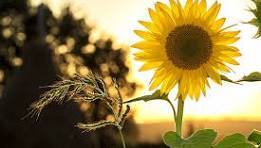
#> input picture flr.jpeg, 261 x 148 px
$ python two.py
#> lines starting #> are read from the running program, lines starting #| are printed output that depends on the picture
import cv2
import numpy as np

# Load the image
image_path = "flr.jpeg"  # Replace with the path to your image
img = cv2.imread(image_path)
#> img is the input picture: shape (148, 261, 3); mean B, G, R 76.5, 127.7, 146.7

# Get the image dimensions
height, width, _ = img.shape
#> height = 148; width = 261

# Define the transformation matrices
rotation_matrix = cv2.getRotationMatrix2D((width / 2, height / 2), 45, 1)  # Rotate by 45 degrees
scaling_matrix = np.float32([[1.5, 0, 0], [0, 1.5, 0]])  # Scale by 1.5x
translation_matrix = np.float32([[1, 0, 100], [0, 1, 50]])  # Translate by (100, 50)

# Apply transformations
rotated_img = cv2.warpAffine(img, rotation_matrix, (width, height))
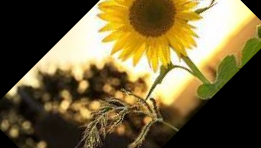
#> rotated_img: shape (148, 261, 3); mean B, G, R 58.3, 98.8, 114
scaled_img = cv2.warpAffine(img, scaling_matrix, (int(width * 1.5), int(height * 1.5)))
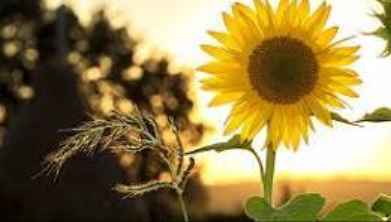
#> scaled_img: shape (222, 391, 3); mean B, G, R 76.3, 127.4, 146.5
translated_img = cv2.warpAffine(img, translation_matrix, (width, height))
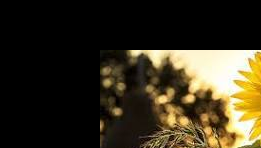
#> translated_img: shape (148, 261, 3); mean B, G, R 30.4, 48.2, 55.4

# Display the original and transformed images
cv2.imshow("Original Image", img)
cv2.waitKey(0)
cv2.destroyAllWindows()
cv2.imshow("Rotated Image", rotated_img)
cv2.waitKey(0)
cv2.destroyAllWindows()
cv2.imshow("Scaled Image", scaled_img)
cv2.waitKey(0)
cv2.destroyAllWindows()
cv2.imshow("Translated Image", translated_img)
cv2.waitKey(0)
cv2.destroyAllWindows()
